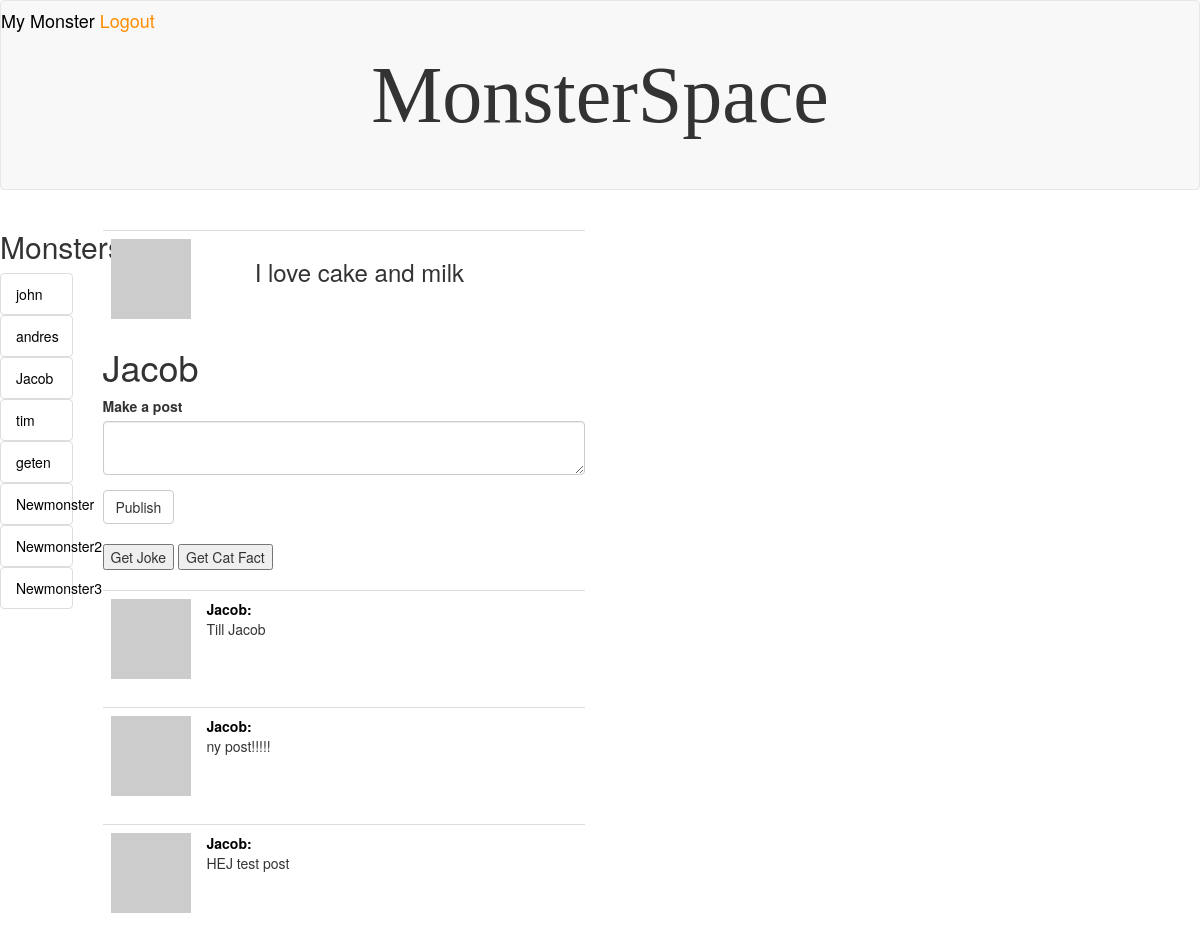
Screenshot of /user/3 (signed in) with the database file from the repository.
### app/models.py (models this page shows, shortened)
class User(UserMixin, db.Model):
    id = db.Column(db.Integer, primary_key=True)
    username = db.Column(db.String(64), index=True, unique=True)
    email = db.Column(db.String(120), index=True, unique=True)
    password_hash = db.Column(db.String(128))
    posts = db.relationship('Post', backref='author', lazy='dynamic')
    about_me = db.Column(db.String(140))
    def avatar(self, size):
        digest = md5(self.email.lower().encode('utf-8')).hexdigest()
        return 'https://www.gravatar.com/avatar/{}?d=monsterid&s={}'.format(digest, size)

class Post(db.Model):
    id = db.Column(db.Integer, primary_key=True)
    body = db.Column(db.String(140))
    timestamp = db.Column(db.DateTime, index=True, default=datetime.utcnow)
    user_id = db.Column(db.Integer, db.ForeignKey('user.id'))
    page = db.Column(db.Integer)

### app/routes.py (the view)
@app.route("/user/<user_id>", methods=["GET", "POST"])
@login_required
def user(user_id):
    user = User.query.filter_by(id=user_id).first_or_404()
    posts = Post.query.filter_by(page=user.id).all()
    profiles = User.query.all()
    post_list = []
    for post in posts:
        poster_id = post.user_id
        poster = User.query.filter_by(id=poster_id).first_or_404()
        new_post = {
            'poster': poster.username,
            'body': post.body,
            'user': poster,
            'id': poster_id,
        }
        post_list.append(new_post)
    form = PostForm()
    if form.validate_on_submit():
        post = Post(page=user.id, body=form.body.data, user_id=current_user.id)
        db.session.add(post)
        db.session.commit()
        return redirect(url_for("user", user_id=user.id))
    return render_template("user.html", user=user, form=form, posts=post_list, profiles=profiles)

### app/forms.py
class PostForm(FlaskForm):
    body = TextAreaField("Make a post", validators=[Length(min=2, max=1000)])
    submit = SubmitField('Publish')

### app/models.py (called while the page is built)
@login.user_loader
def load_user(user_id):
    return db.get_or_404(User, int(user_id))

### app/templates/user.html (shortened to what this page needs)
{% extends "base.html" %}
{% import 'bootstrap/wtf.html' as wtf %}
{% block content %}
    <div class="row">
        <div class="col-lg-1">
            <div class="card">
                <div class="card-header">
                    <h2>Monsters</h2>
                </div>
                <ul class="list-group list-group-flush">
                    {% for profile in profiles %}
                    <a href="{{ url_for('user', user_id=profile.id) }}" style="color: black">
                    <li class="list-group-item">{{ profile.username }}</li></a>
                    {% endfor %}
                </ul>
                </div>
        </div>
        <br>
        <div class="col-md-5">
            <table class="table table" cellpadding="200">
                <td><img src="{{ user.avatar(200) }}"></td>
                <td>
                    {% if user.about_me %}<h3>{{ user.about_me }}</h3> {% endif %}
                </td>
            </table>
            <h1>{{ user.username }}</h1>
            <div class="row">
                <div class="col-lg-12">
                    {{ wtf.quick_form(form, id="body_field") }}
                    <br>
                    <button onclick="generate_joke()">Get Joke</button>
                    <button onclick="getCatFact()">Get Cat Fact</button>
                </div>
            </div>
            <br>
            {% if posts %}
            {% for post in posts[::-1] %}
            <table class="table table-hover">
                <tr>
                    <td width="70px">
                        <a href="{{ url_for('user', user_id=post.id) }}">
                            <img src="{{ post.user.avatar(44) }}" />
                        </a>
                    </td>
                    <td>
                        <a href="{{ url_for('user', user_id=post.id) }}" style="color: black"><b>{{ post.poster }}:</b></a>
                        <br>
                        {{ post.body }}
                    </td>
                </tr>
            {% endfor %}
            </table>
            {% endif %}
        </div>
    </div>
{% endblock %}

### rows the page displays
User: username "john"
User: username "andres"
User: username "Jacob", about_me "I love cake and milk", poster "Jacob" "Jacob" "Jacob"
User: username "tim"
User: username "geten"
User: username "Newmonster"
User: username "Newmonster2"
User: username "Newmonster3"
Post: body "Till Jacob"
Post: body "ny post!!!!!"
Post: body "HEJ test post"
